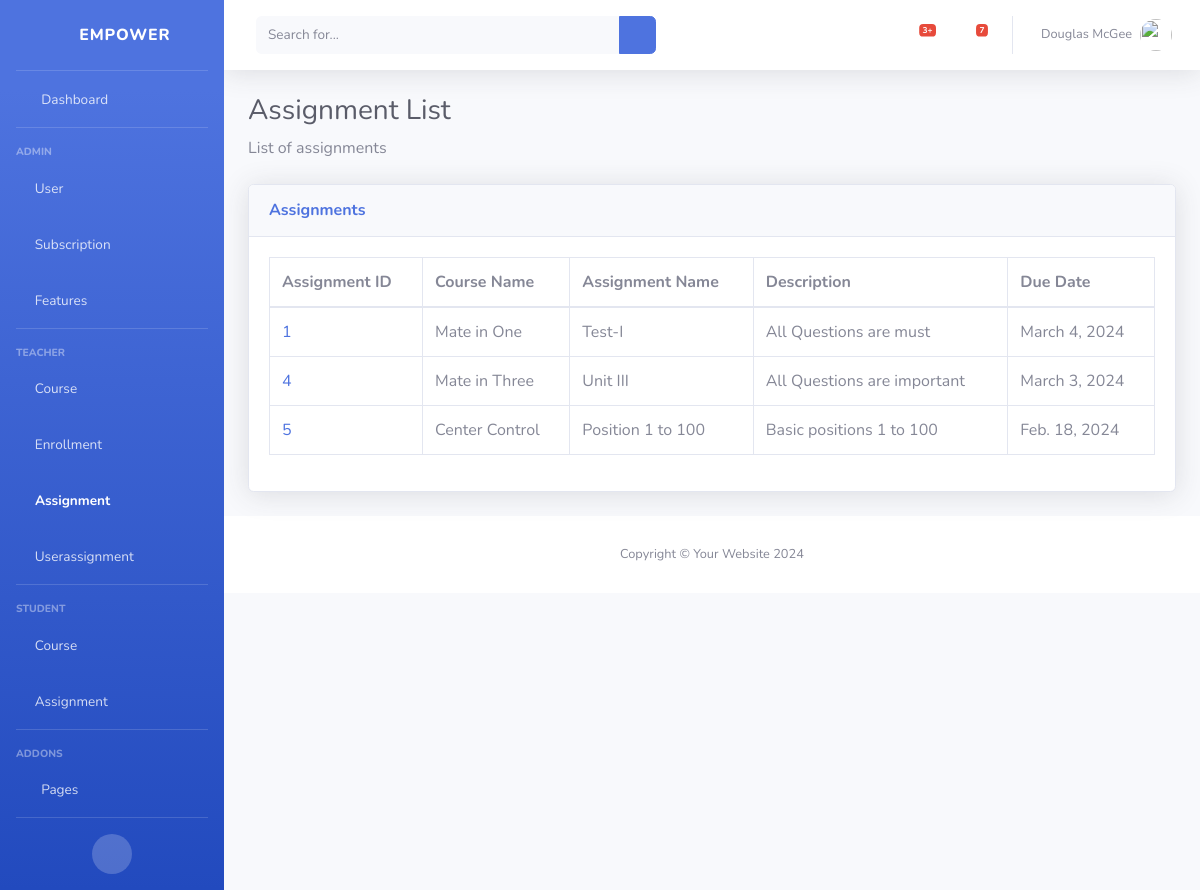
The page /assignments/ on the database as committed earlier.
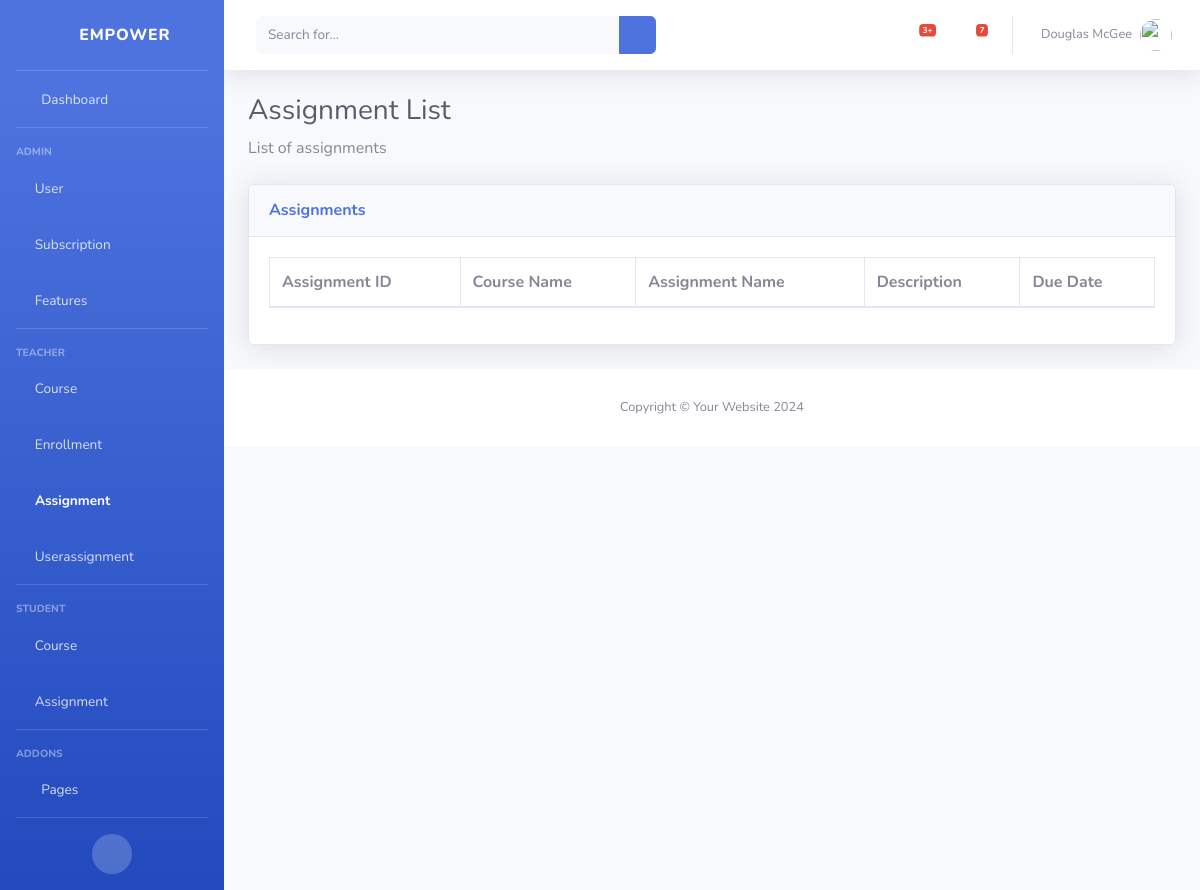
The same page on the database as committed later.
### classRoom/models.py (models this page shows)
class Assignment(models.Model):
    id = models.AutoField(primary_key=True)
    course = models.ForeignKey(Course, on_delete=models.CASCADE)
    assignment_name = models.CharField(max_length=100)
    description = models.TextField()
    due_date = models.DateField()

class Course(models.Model):
    id = models.AutoField(primary_key=True)
    course_name = models.CharField(max_length=100)
    course_description = models.TextField()

### classRoom/views.py (the view)
# urls.py: path('assignments/', view_assignments, name='view_assignments'),
def view_assignments(request):
    assignments = Assignment.objects.all()
    return render(request, 'assignments/view_assignments.html', {'assignments': assignments})

### classRoom/templates/assignments/view_assignments.html
{% extends 'base.html' %}
{% block content %}
<h1 class="h3 mb-2 text-gray-800">Assignment List</h1>
<p class="mb-4">List of assignments</p>
<div class="card shadow mb-4">
    <div class="card-header py-3">
        <h6 class="m-0 font-weight-bold text-primary">Assignments</h6>
    </div>
    <div class="card-body">
        <div class="table-responsive">
            <table class="table table-bordered" id="dataTable" width="100%" cellspacing="0">
                <thead>
                    <tr>
                        <th>Assignment ID</th>
                        <th>Course Name</th>
                        <th>Assignment Name</th>
                        <th>Description</th>
                        <th>Due Date</th>
                    </tr>
                </thead>
                <tbody>
                    {% for assignment in assignments %}
                        <tr>
                            <td><a href="{% url 'view_assignment' assignment.id %}">{{ assignment.id }}</a></td>
                            <td>{{ assignment.course.course_name }}</td>
                            <td>{{ assignment.assignment_name }}</td>
                            <td>{{ assignment.description }}</td>
                            <td>{{ assignment.due_date }}</td>
                        </tr>
                    {% endfor %}
                </tbody>
            </table>
        </div>
    </div>
</div>
{% endblock %}

Rows that differ between the two databases and show on the page:
removed Assignment: id "1", course.course_name "Mate in One", assignment_name "Test-I", description "All Questions are must", due_date "March 4, 2024"
removed Assignment: id "4", course.course_name "Mate in Three", assignment_name "Unit III", description "All Questions are important", due_date "March 3, 2024"
removed Assignment: id "5", course.course_name "Center Control", assignment_name "Position 1 to 100", description "Basic positions 1 to 100", due_date "Feb. 18, 2024"
